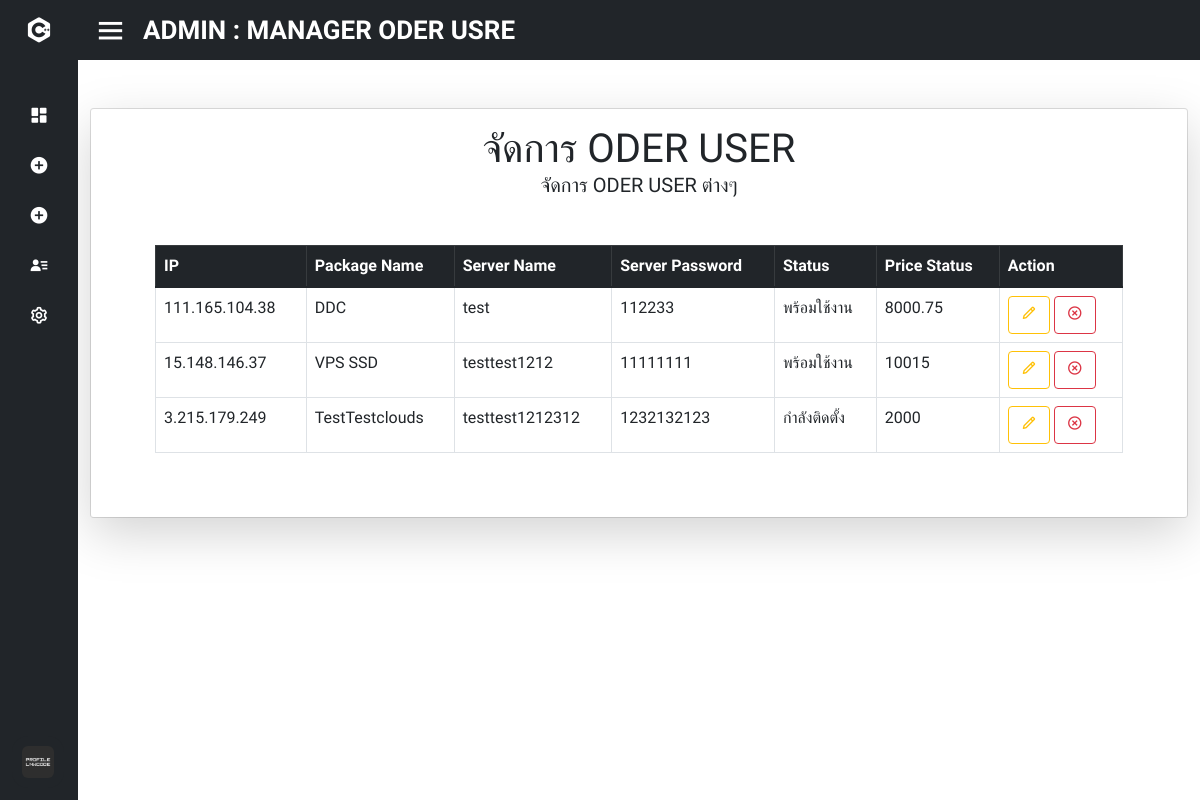
The page /gg/admin_manage_oder.php (signed in) on the database its author committed.
### tables this page shows
CREATE TABLE IF NOT EXISTS `oder_item` (
  `oder_id` int(100) NOT NULL AUTO_INCREMENT,
  `oder_package_id` int(50) NOT NULL,
  `oder_package_type` varchar(50) NOT NULL DEFAULT '',
  `oder_os` varchar(50) NOT NULL DEFAULT '',
  `oder_price` float NOT NULL,
  `oder_time_rent` int(11) NOT NULL,
  `oder_time_rent_date_type` varchar(50) NOT NULL,
  `oder_name_server` varchar(50) DEFAULT NULL,
  `oder_password_server` varchar(50) DEFAULT NULL,
  `oder_email` varchar(50) DEFAULT NULL,
  `oder_time_start` datetime DEFAULT NULL,
  `oder_time_end` datetime DEFAULT NULL,
  `oder_status` varchar(50) DEFAULT NULL,
  `oder_ip` varchar(50) NOT NULL DEFAULT '0',
  `oder_status_price` varchar(50) NOT NULL DEFAULT '0',
  PRIMARY KEY (`oder_id`),
  KEY `FK_oder_item_period_of_payment` (`oder_time_rent_date_type`),
  KEY `FK_oder_item_package_plan_vps` (`oder_package_id`),
  KEY `FK_oder_item_status_2` (`oder_status`),
  KEY `FK_oder_item_pm_status` (`oder_status_price`),
  KEY `FK_oder_item_operating_system` (`oder_os`),
  CONSTRAINT `FK_oder_item_period_of_payment` FOREIGN KEY (`oder_time_rent_date_type`) REFERENCES `period_of_payment` (`pop_id`),
  CONSTRAINT `FK_oder_item_pm_status` FOREIGN KEY (`oder_status_price`) REFERENCES `pm_status` (`pmst_type`),
  CONSTRAINT `FK_oder_item_status_2` FOREIGN KEY (`oder_status`) REFERENCES `status` (`status_type`)
);

### gg/admin_manage_oder.php (the view, shortened to what this page needs)
<!DOCTYPE html>
<html lang="en" dir="ltr">
  <head>
    <link rel="stylesheet" href="stylet.css">
    <link href='https://unpkg.com/boxicons@2.0.7/css/boxicons.min.css' rel='stylesheet'>
    <link rel="stylesheet" href="https://cdn.jsdelivr.net/npm/bootstrap-icons@1.8.1/font/bootstrap-icons.css">
    <link rel="stylesheet" href="myProjects/webProject/icofont/css/icofont.min.css">
    <link rel="stylesheet" href="https://cdnjs.cloudflare.com/ajax/libs/font-awesome/4.7.0/css/font-awesome.min.css">
    <link href="https://cdn.jsdelivr.net/npm/bootstrap@5.1.3/dist/css/bootstrap.min.css" rel="stylesheet">
   </head>
<body>
<?php
  require_once "config/db.php";
?>
<div class="sidebar close">
    <div class="logo-details">
      <i class='bx bxl-c-plus-plus'></i>
    </div>
    <ul class="nav-links">
      <li>
        <a href="admin.php">
          <i class='bx bxs-dashboard'></i>
        </a>
      </li>
      <li>
        <div class="iocn-link">
          <a href="#">
            <i class='bx bxs-plus-circle'></i>
          </a>
        </div>
      </li>
      <li>
        <div class="iocn-link">
          <a href="#">
            <i class='bx bxs-plus-circle'></i>
          </a>
        </div>
      </li>
      <li>
        <div class="iocn-link">
          <a href="#">
            <i class='bx bxs-user-detail'></i>
          </a>
        </div>
      </li>
      <li>
        <div class="iocn-link">
          <a href="#">
            <i class='bx bx-cog' ></i>
          </a>
        </div>
      </li>
      <li>
    <div class="profile-details">
      <div class="profile-content">
        <img src="image/profile.jpg" alt="profileImg">
      </div>
    </div>
  </li>
</ul>
  </div>
  <section class="home-section">
    <div class="home-content">
      <i class='bx bx-menu' style='color:#ffffff'  ></i>
      <span class="text" style='color:#ffffff' >ADMIN : MANAGER ODER USRE</span>
    </div>
  <div class="p-4">
  </div>
  <center><div class="container">
    <div class="card">
      <div class="card-body shadow-lg">
        <h1 class="text-uppercase text-center mb-3">จัดการ ODER USER<p class="fs-5">จัดการ ODER USER ต่างๆ </p></h1>
        <div class="m-5">
          <table class="table table-bordered">
            <thead class="table-dark">
              <tr>
                <th scope="col">IP</th>
                <th scope="col">Package Name</th>
                <th scope="col">Server Name</th>
                <th scope="col">Server Password</th>
                <th scope="col">Status</th>
                <th scope="col">Price Status</th>
                <th scope="col">Action</th>
              </tr>
            </thead>
            <tbody>
            <?php
              $result = $conn->query("SELECT * FROM oder_item");
              if ($result !== false) {
              while($item = $result->fetch()) {
            ?>
              <tr>
                <td><?php echo $item['oder_ip'] ?></td>
                <td><?php echo $item['oder_package_type'] ?></td>
                <td><?php echo $item['oder_name_server'] ?></td>
                <td><?php echo $item['oder_password_server'] ?></td>
                <td><?php echo $item['oder_status'] ?></td>
                <td><?php echo $item['oder_price'] ?></td>
                <td>
                  <a href="admin_edit_oder.php?update_id=<?= $item['oder_ip']; ?>" class="btn btn-outline-warning"><i class='bx bx-pencil'></i></a>
                  <a href="?delete_id=<?= $item['oder_ip']; ?>" class="btn btn-outline-danger"><i class='bx bx-x-circle'></i></a>
                </td>
                <?php }
                    } ?>
              </tr>
            </tbody>
          </table>
        </div>
      </div>
    </div>
  </div></center>
  <div class="p-3">
  </div>
</section>
</body>
</html>

### gg/stylet.css (style rules this page uses)
* { margin: 0; padding: 0; box-sizing: border-box; font-family: 'Mitr', sans-serif; }
.sidebar { position: fixed; top: 0; left: 0; height: 100%; width: 260px; background: #212529; z-index: 100; transition: all 0.5s ease; }
.sidebar.close { width: 78px; }
.sidebar .logo-details { height: 60px; width: 100%; display: flex; align-items: center; }
.sidebar .logo-details i { font-size: 30px; color: #fff; height: 50px; min-width: 78px; text-align: center; line-height: 50px; }
.sidebar .nav-links { height: 100%; padding: 30px 0 150px 0; overflow: auto; }
.sidebar.close .nav-links { overflow: visible; }
.sidebar .nav-links li { position: relative; list-style: none; transition: all 0.4s ease; }
.sidebar .nav-links li .iocn-link { display: flex; align-items: center; justify-content: space-between; }
.sidebar.close .nav-links li .iocn-link { display: block }
.sidebar .nav-links li i { height: 50px; min-width: 78px; text-align: center; line-height: 50px; color: #fff; font-size: 20px; cursor: pointer; transition: all 0.3s ease; }
.sidebar .nav-links li a { display: flex; align-items: center; text-decoration: none; }
.sidebar .profile-details { position: fixed; bottom: 0; width: 260px; display: flex; align-items: center; justify-content: space-between; background: #212529; padding: 12px 0; transition: all 0.5s ease; }
.sidebar.close .profile-details { background: none; }
.sidebar.close .profile-details { width: 78px; }
.sidebar .profile-details .profile-content { display: flex; align-items: center; }
.sidebar .profile-details img { height: 52px; width: 52px; object-fit: cover; border-radius: 16px; margin: 0 14px 0 12px; background: #212529; transition: all 0.5s ease; }
.sidebar.close .profile-details img { padding: 10px; }
.home-section { position: relative; background: #fff; height: 100vh; left: 260px; width: calc(100% - 260px); transition: all 0.5s ease; }
.sidebar.close ~ .home-section { left: 78px; width: calc(100% - 78px); }
.home-section .home-content { height: 60px; display: flex; align-items: center; }
.home-section .home-content .bx-menu, .home-section .home-content .text { color: #11101d; font-size: 35px; }
.home-section .home-content .bx-menu { margin: 0 15px; cursor: pointer; }
.home-section .home-content .text { font-size: 26px; font-weight: 600; }
.home-content { background: #212529; }

### rows shown on the page
oder_item: oder_ip "111.165.104.38", oder_package_type "DDC", oder_name_server "test", oder_password_server "112233", oder_status "พร้อมใช้งาน", oder_price "8000.75"
oder_item: oder_ip "15.148.146.37", oder_package_type "VPS SSD", oder_name_server "testtest1212", oder_password_server "11111111", oder_status "พร้อมใช้งาน", oder_price "10015"
oder_item: oder_ip "3.215.179.249", oder_package_type "TestTestclouds", oder_name_server "testtest1212312", oder_password_server "1232132123", oder_status "กำลังติดตั้ง", oder_price "2000"
